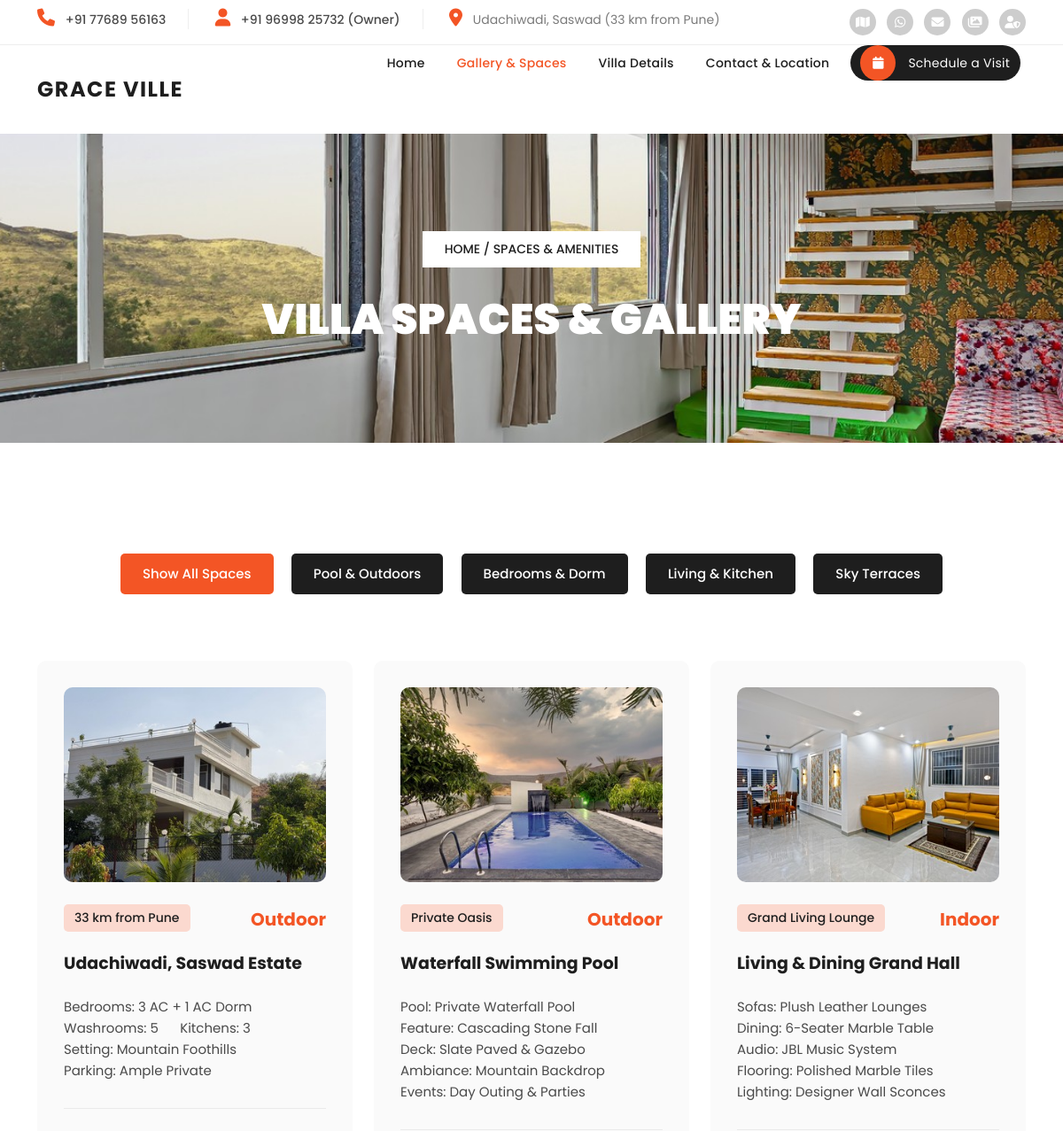
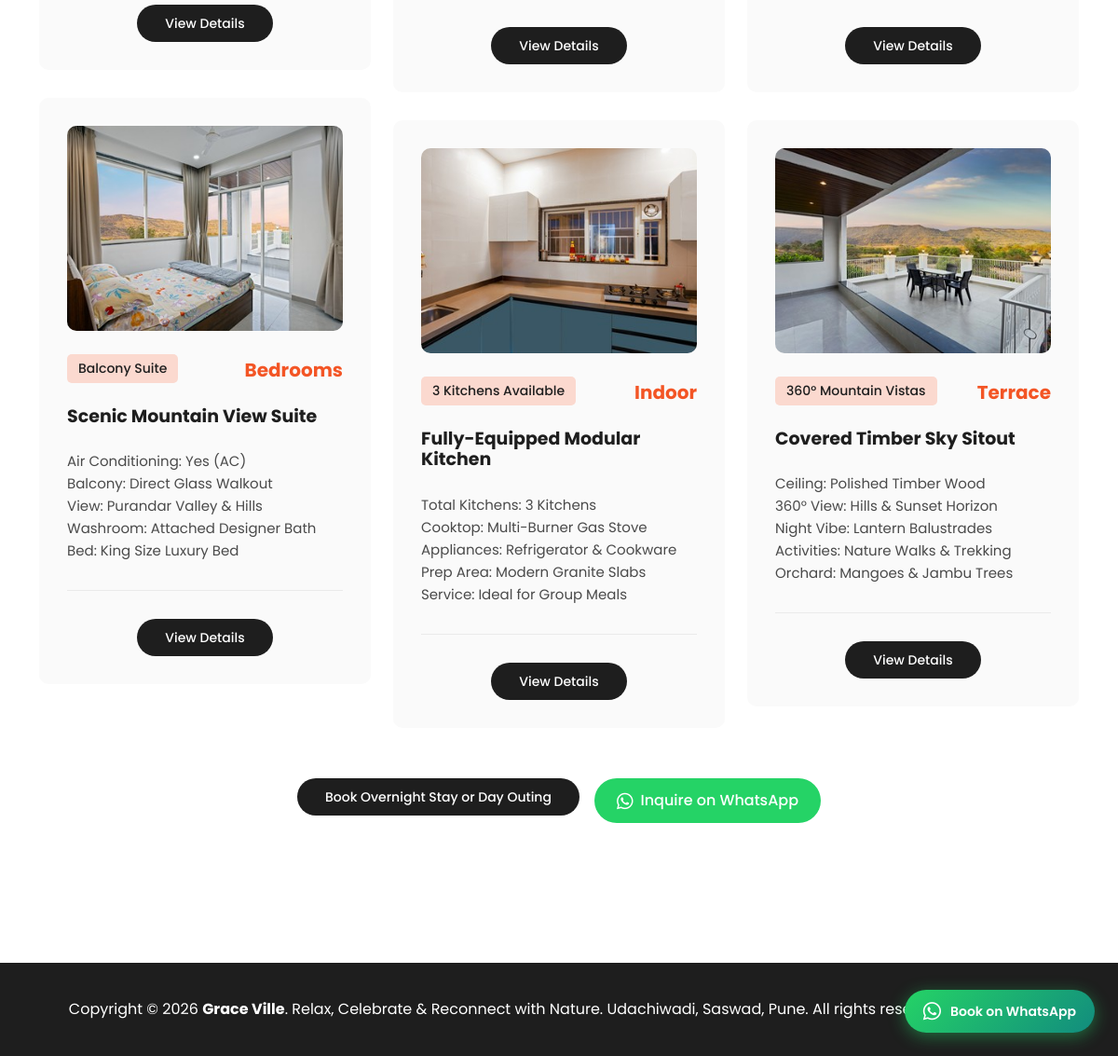
/spaces/, run on the app's committed database (2 pictures, top to bottom).
### villa/models.py (models this page shows, shortened)
class VillaSpace(models.Model):
    CATEGORY_CHOICES = [
        ('outdoor', 'Pool & Outdoors'),
        ('bedrooms', 'Bedrooms & Dorm'),
        ('indoor', 'Living & Kitchen'),
        ('terrace', 'Sky Terraces'),
    ]
    title = models.CharField(max_length=150)
    category = models.CharField(max_length=30, choices=CATEGORY_CHOICES, default='outdoor')
    subtitle = models.CharField(max_length=100, default='Luxury Feature')
    location_info = models.CharField(max_length=150, default='Grace Ville, Saswad')
    spec_1 = models.CharField(max_length=120, blank=True)
    spec_2 = models.CharField(max_length=120, blank=True)
    spec_3 = models.CharField(max_length=120, blank=True)
    spec_4 = models.CharField(max_length=120, blank=True)
    spec_5 = models.CharField(max_length=120, blank=True)
    image_rel_path = models.CharField(max_length=255, default='assets/images/property-01.jpg')
    order = models.PositiveIntegerField(default=0)
    is_active = models.BooleanField(default=True)
    class Meta:
        verbose_name = "Villa Space"
        verbose_name_plural = "Villa Spaces"
        ordering = ['order', 'id']

### villa/views.py (the view)
# urls.py: path('spaces/', views.properties, name='properties'),
def properties(request):
    spaces = get_villa_spaces()
    context = {
        'spaces': spaces,
        'active_page': 'properties',
    }
    return render(request, 'properties.html', context)

### villa/context_processors.py (called while the page is built)
def whatsapp_context(request):
    primary_phone = getattr(settings, 'WHATSAPP_PHONE', '917768956163')
    owner_phone = os.environ.get('OWNER_PHONE', '919699825732')
    default_text = "Hi Grace Ville Concierge! I would like to inquire about booking the villa in Saswad."
    encoded_text = urllib.parse.quote(default_text)
    chat_url = f"https://wa.me/{primary_phone}?text={encoded_text}"
    owner_chat_url = f"https://wa.me/{owner_phone}?text={encoded_text}"
    return {
        'WHATSAPP_PHONE': primary_phone,
        'WHATSAPP_PHONE_FORMATTED': '+91 77689 56163',
        'OWNER_PHONE': owner_phone,
        'OWNER_PHONE_FORMATTED': '+91 96998 25732',
        'WHATSAPP_CHAT_URL': chat_url,
        'OWNER_CHAT_URL': owner_chat_url,
    }

### villa/views.py (called while the page is built)
def get_villa_spaces():
    try:
        spaces = list(VillaSpace.objects.filter(is_active=True))
        if spaces:
            return spaces
    except Exception as e:
        logger.error(f"Error querying VillaSpace: {e}")
    return DEFAULT_SPACES

### templates/properties.html (shortened to what this page needs)
{% extends 'base.html' %}
{% load static %}
{% block content %}
  <div class="page-heading header-text">
    <div class="container">
      <div class="row">
        <div class="col-lg-12">
          <span class="breadcrumb"><a href="{% url 'index' %}">Home</a> / Spaces &amp; Amenities</span>
          <h3>Villa Spaces &amp; Gallery</h3>
        </div>
      </div>
    </div>
  </div>
  <div class="section properties">
    <div class="container">
      <ul class="properties-filter">
        <li>
          <a class="is_active" href="#!" data-filter="*">Show All Spaces</a>
        </li>
        <li>
          <a href="#!" data-filter=".outdoor">Pool &amp; Outdoors</a>
        </li>
        <li>
          <a href="#!" data-filter=".bedrooms">Bedrooms &amp; Dorm</a>
        </li>
        <li>
          <a href="#!" data-filter=".indoor">Living &amp; Kitchen</a>
        </li>
        <li>
          <a href="#!" data-filter=".terrace">Sky Terraces</a>
        </li>
      </ul>
      <div class="row properties-box">
        {% for space in spaces %}
        <div class="col-lg-4 col-md-6 align-self-center mb-30 properties-items {{ space.category }}">
          <div class="item">
            <a href="{% url 'property_details' %}"><img src="{% static space.image_rel_path %}" alt="{{ space.title }}"></a>
            <span class="category">{{ space.subtitle }}</span>
            <h6>{{ space.category|title }}</h6>
            <h4><a href="{% url 'property_details' %}">{{ space.title }}</a></h4>
            <ul>
              {% if space.spec_1 %}<li>{{ space.spec_1 }}</li>{% endif %}
              {% if space.spec_2 %}<li>{{ space.spec_2 }}</li>{% endif %}
              {% if space.spec_3 %}<li>{{ space.spec_3 }}</li>{% endif %}
              {% if space.spec_4 %}<li>{{ space.spec_4 }}</li>{% endif %}
              {% if space.spec_5 %}<li>{{ space.spec_5 }}</li>{% endif %}
            </ul>
            <div class="main-button">
              <a href="{% url 'property_details' %}">View Details</a>
            </div>
          </div>
        </div>
        {% endfor %}
      </div>
      <div class="row">
        <div class="col-lg-12 text-center mt-4">
          <div class="d-flex justify-content-center gap-3 flex-wrap">
            <div class="main-button">
              <a href="{% url 'contact' %}">Book Overnight Stay or Day Outing</a>
            </div>
            <div>
              <a href="{{ WHATSAPP_CHAT_URL }}" target="_blank" class="whatsapp-btn">
                <i class="fab fa-whatsapp fa-lg"></i> Inquire on WhatsApp
              </a>
            </div>
          </div>
        </div>
      </div>
    </div>
  </div>
{% endblock %}

### templates/base.html (shortened to what this page needs)
{% load static %}
<!DOCTYPE html>
<html lang="en">
  <head>
    <link href="{% static 'vendor/bootstrap/css/bootstrap.min.css' %}" rel="stylesheet">
    <link rel="stylesheet" href="{% static 'assets/css/fontawesome.css' %}">
    <link rel="stylesheet" href="{% static 'assets/css/templatemo-villa-agency.css' %}">
    <link rel="stylesheet" href="{% static 'assets/css/owl.css' %}">
    <link rel="stylesheet" href="{% static 'assets/css/animate.css' %}">
    <link rel="stylesheet" href="https://unpkg.com/swiper@7/swiper-bundle.min.css"/>
  </head>
<body>
  <div class="sub-header">
    <div class="container">
      <div class="row">
        <div class="col-lg-9 col-md-9">
          <ul class="info">
            <li><span style="color: #4a4a4a; font-weight: 500;"><i class="fa fa-phone" style="color: #f35525;"></i> {{ WHATSAPP_PHONE_FORMATTED }}</span></li>
            <li><span style="color: #4a4a4a; font-weight: 500;"><i class="fa fa-user" style="color: #f35525;"></i> {{ OWNER_PHONE_FORMATTED }} (Owner)</span></li>
            <li><a href="https://maps.app.goo.gl/XPxZYJUyNyA1UPX79" target="_blank" rel="noopener noreferrer" style="color: inherit; text-decoration: underline;" title="Open in Google Maps"><i class="fa fa-map-marker-alt" style="color: #f35525;"></i> Udachiwadi, Saswad (33 km from Pune)</a></li>
          </ul>
        </div>
        <div class="col-lg-3 col-md-3">
          <ul class="social-links">
            <li><a href="https://maps.app.goo.gl/XPxZYJUyNyA1UPX79" target="_blank" rel="noopener noreferrer" title="View on Google Maps"><i class="fa fa-map"></i></a></li>
            <li><a href="{{ WHATSAPP_CHAT_URL }}" target="_blank" title="Chat on WhatsApp"><i class="fab fa-whatsapp"></i></a></li>
            <li><a href="{% url 'contact' %}" title="Contact Us"><i class="fa fa-envelope"></i></a></li>
            <li><a href="{% url 'properties' %}" title="Villa Gallery"><i class="fa fa-images"></i></a></li>
            <li><a href="/admin/" target="_blank" title="Admin Portal"><i class="fa fa-user-shield"></i></a></li>
          </ul>
        </div>
      </div>
    </div>
  </div>
  <header class="header-area header-sticky">
    <div class="container">
        <div class="row">
            <div class="col-12">
                <nav class="main-nav">
                    <a href="{% url 'index' %}" class="logo">
                        <h1>Grace Ville</h1>
                    </a>
                    <ul class="nav">
                      <li><a href="{% url 'index' %}" class="{% if active_page == 'home' %}active{% endif %}">Home</a></li>
                      <li><a href="{% url 'properties' %}" class="{% if active_page == 'properties' %}active{% endif %}">Gallery &amp; Spaces</a></li>
                      <li><a href="{% url 'property_details' %}" class="{% if active_page == 'property_details' %}active{% endif %}">Villa Details</a></li>
                      <li><a href="{% url 'contact' %}" class="{% if active_page == 'contact' %}active{% endif %}">Contact &amp; Location</a></li>
                      <li><a href="#appointmentModal" data-bs-toggle="modal" data-bs-target="#appointmentModal"><i class="fa fa-calendar"></i> Schedule a Visit</a></li>
                  </ul>
                </nav>
            </div>
        </div>
    </div>
  </header>
  {% block content %}{% endblock %}
  <footer>
    <div class="container">
      <div class="col-lg-12 text-center">
        <p>Copyright © 2026 <strong>Grace Ville</strong>. Relax, Celebrate &amp; Reconnect with Nature. <a href="https://maps.app.goo.gl/XPxZYJUyNyA1UPX79" target="_blank" rel="noopener noreferrer" style="color: inherit; text-decoration: underline;">Udachiwadi, Saswad, Pune</a>. All rights reserved. &nbsp;|&nbsp; <a href="/admin/" style="color: #f35525;">Staff Portal</a></p>
      </div>
    </div>
  </footer>
  <a href="{{ WHATSAPP_CHAT_URL }}" class="whatsapp-float-btn" target="_blank" rel="noopener noreferrer" title="Chat with Grace Ville Concierge on WhatsApp">
    <i class="fab fa-whatsapp"></i>
    <span class="whatsapp-float-label">Book on WhatsApp</span>
  </a>
  </body>
</html>

### templates/base.html (style rules this page uses)
.header-area .main-nav { display: flex !important; align-items: center !important; justify-content: space-between !important; }
.header-area .main-nav .logo { white-space: nowrap !important; flex-shrink: 0 !important; display: flex !important; align-items: center !important; margin-right: 15px !important; text-decoration: none !important; }
.header-area .main-nav .logo h1 { font-size: 24px !important; letter-spacing: 1.5px !important; white-space: nowrap !important; display: inline-block !important; margin: 0 !important; line-height: 100px !important; color: #1e1e1e !important; }
.header-area .main-nav ul.nav { flex-grow: 1 !important; flex-shrink: 1 !important; white-space: nowrap !important; justify-content: flex-end !important; margin-top: 0 !important; display: flex !important; align-items: center !important; }
.header-area .main-nav .nav li { padding-left: 6px !important; padding-right: 6px !important; }
.header-area .main-nav .nav li a { padding-left: 12px !important; padding-right: 12px !important; font-size: 14px !important; }
.whatsapp-btn { background-color: #25d366; color: #fff !important; display: inline-flex; align-items: center; gap: 8px; padding: 12px 24px; border-radius: 25px; font-weight: 500; transition: all 0.3s; text-decoration: none; }
.whatsapp-float-btn { position: fixed; bottom: 25px; right: 25px; z-index: 99999; background: linear-gradient(135deg, #25D366 0%, #128C7E 100%); color: #fff !important; display: flex; align-items: center; gap: 10px; padding: 12px 20px; border-radius: 50px; box-shadow: 0 4px 18px rgba(37, 211, 102, 0.45); font-weight: 600; font-size: 14px; text-decoration: none; transition: all 0.3s cubic-bezier(0.175, 0.885, 0.32, 1.275); }
.whatsapp-float-btn i { font-size: 22px; }

### data on the page
VillaSpace: image_rel_path (picture), subtitle "33 km from Pune", category "Outdoor", title "Udachiwadi, Saswad Estate", spec_1 "Bedrooms: 3 AC + 1 AC Dorm", spec_2 "Washrooms: 5", spec_3 "Kitchens: 3", spec_4 "Setting: Mountain Foothills", spec_5 "Parking: Ample Private"
VillaSpace: image_rel_path (picture), subtitle "Private Oasis", category "Outdoor", title "Waterfall Swimming Pool", spec_1 "Pool: Private Waterfall Pool", spec_2 "Feature: Cascading Stone Fall", spec_3 "Deck: Slate Paved & Gazebo", spec_4 "Ambiance: Mountain Backdrop", spec_5 "Events: Day Outing & Parties"
VillaSpace: image_rel_path (picture), subtitle "Grand Living Lounge", category "Indoor", title "Living & Dining Grand Hall", spec_1 "Sofas: Plush Leather Lounges", spec_2 "Dining: 6-Seater Marble Table", spec_3 "Audio: JBL Music System", spec_4 "Flooring: Polished Marble Tiles", spec_5 "Lighting: Designer Wall Sconces"
VillaSpace: image_rel_path (picture), subtitle "Balcony Suite", category "Bedrooms", title "Scenic Mountain View Suite", spec_1 "Air Conditioning: Yes (AC)", spec_2 "Balcony: Direct Glass Walkout", spec_3 "View: Purandar Valley & Hills", spec_4 "Washroom: Attached Designer Bath", spec_5 "Bed: King Size Luxury Bed"
VillaSpace: image_rel_path (picture), subtitle "3 Kitchens Available", category "Indoor", title "Fully-Equipped Modular Kitchen", spec_1 "Total Kitchens: 3 Kitchens", spec_2 "Cooktop: Multi-Burner Gas Stove", spec_3 "Appliances: Refrigerator & Cookware", spec_4 "Prep Area: Modern Granite Slabs", spec_5 "Service: Ideal for Group Meals"
VillaSpace: image_rel_path (picture), subtitle "360° Mountain Vistas", category "Terrace", title "Covered Timber Sky Sitout", spec_1 "Ceiling: Polished Timber Wood", spec_2 "360° View: Hills & Sunset Horizon", spec_3 "Night Vibe: Lantern Balustrades", spec_4 "Activities: Nature Walks & Trekking", spec_5 "Orchard: Mangoes & Jambu Trees"

### other printed values
{{ WHATSAPP_PHONE_FORMATTED }} "+91 77689 56163"
{{ OWNER_PHONE_FORMATTED }} "+91 96998 25732"
